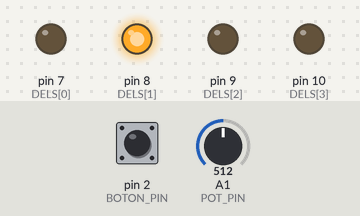
Recording of a sketch running on a simulated Arduino Uno, built with avr-gcc and run on an emulated ATmega328P. Shown: output pins drawn as LEDs (lit = HIGH). The test bench sets the inputs (shaded band); at power-on: A1 (POT_PIN) = 512, pin 2 (BOTON_PIN) HIGH.

Above: at 1.2 s.
1.3 s: A1 (POT_PIN) set to 547
2.8 s: A1 (POT_PIN) set to 571
At 3.3 s:
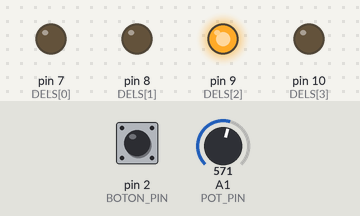
4.3 s: A1 (POT_PIN) set to 306
At 5.5 s:
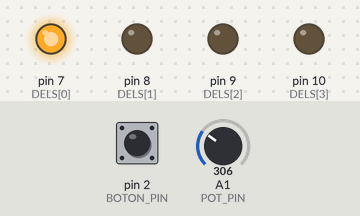
5.8 s: A1 (POT_PIN) set to 316
At 6.8 s:
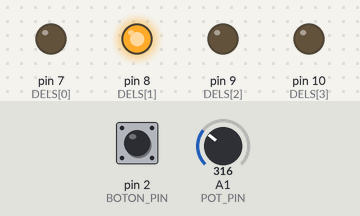
8.9 s: A1 (POT_PIN) set to 900
At 9.2 s:
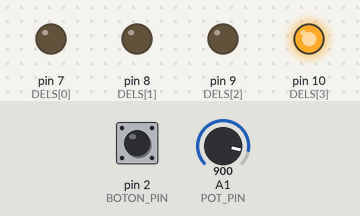
Timing chart, 0 to 11.4 s (numbered marks = the images above; inputs shaded):
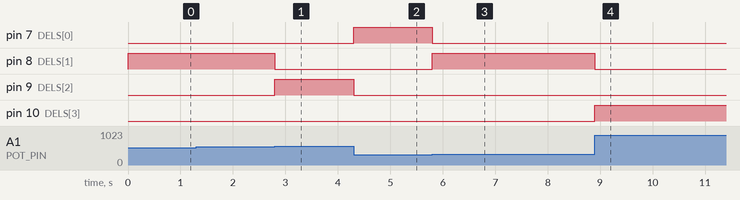

The sketch:

0sx_labo_02.ino
```cpp
const int DELS[4] = { 7, 8, 9, 10 };                      // Roynel Fonseca
const int DELS_SIZE = sizeof(DELS) / sizeof(DELS[0]);     // Nro étudiant : 2510948
const int BOTON_PIN = 2;
const int POT_PIN = A1;
unsigned long potValue = 0;
static int botonState = HIGH;
String percent;


void setup() {
  Serial.begin(9600);

  pinMode(BOTON_PIN, INPUT_PULLUP);

  for (int i = 0; i < DELS_SIZE; i++) {
    pinMode(DELS[i], OUTPUT);
  }
}

void lightUpDelsOdd(unsigned long potValue){
  static int STATES_DELS[4];

  if(potValue <= 5){
    STATES_DELS[0] = HIGH;
    STATES_DELS[1] = LOW;
    STATES_DELS[2] = LOW;
    STATES_DELS[3] = LOW;
  }
  else if(potValue <= 10){
    STATES_DELS[0] = HIGH;
    STATES_DELS[1] = HIGH;
    STATES_DELS[2] = LOW;
    STATES_DELS[3] = LOW;
  }
  else if(potValue <= 15){
    STATES_DELS[0] = HIGH;
    STATES_DELS[1] = HIGH;
    STATES_DELS[2] = HIGH;
    STATES_DELS[3] = LOW;
  }
  else{
    for(int i = 0; i < 4; i++){
      STATES_DELS[i] = HIGH;
    }
  }

  digitalWrite(DELS[0], STATES_DELS[0]);
  digitalWrite(DELS[1], STATES_DELS[1]);
  digitalWrite(DELS[2], STATES_DELS[2]);
  digitalWrite(DELS[3], STATES_DELS[3]);
}

void lightUpDelsPair(unsigned long potValue){
  static int STATES_DELS[4];

  for(int i = 0; i < 4; i++){
    STATES_DELS[i] = LOW;
  }

  if(potValue <= 5){
    STATES_DELS[0] = HIGH;
  }
  else if(potValue <= 10){
    STATES_DELS[1] = HIGH;
  }
  else if(potValue <= 15){
    STATES_DELS[2] = HIGH;
  }
  else{
    STATES_DELS[3] = HIGH;
  }

  for(int i = 0; i < 4; i++){
    digitalWrite(DELS[i], STATES_DELS[i]);
  }
}

void displayPercent(unsigned long potValue, int botonState){
  unsigned previousPotValue;
  static int previousState = HIGH;

  while(!botonState){
    if(potValue <= 5){
      percent = "[!!!!!...............]   25%";
    }
    else if(potValue <= 10){
      percent = "[!!!!!!!!!!..........]   50%";
    }
    else if(potValue <= 15){
      percent = "[!!!!!!!!!!!!!!!.....]   75%";
    }
    else{
      percent = "[!!!!!!!!!!!!!!!!!!!!]   100%";
    }

    if(previousState != botonState && potValue != previousPotValue){
      Serial.println(percent);
      previousPotValue = potValue;
    }

    botonState = digitalRead(BOTON_PIN);
  }
  previousState = botonState;
}

void loop() {
  // 1. Lit la valeur du potentiomètre et la convertit en une échelle de 0 à 20

  potValue = analogRead(POT_PIN);

  potValue = map(potValue, 0, 1023, 0, 20);

  // Lire la valeur du bouton

  botonState = digitalRead(BOTON_PIN);


  lightUpDelsPair(potValue); // Allumer les leds

  displayPercent(potValue, botonState); // afficher la progression de l'état des leds

}
```

Measured:
- the behaviour switches between 562 and 563 on A1 (POT_PIN) (found by bisection; images 0 and 1)
- the behaviour switches between 306 and 307 on A1 (POT_PIN) (found by bisection; images 2 and 3)
- after the input at 1.3 s, every drawn part: stays the same
- after the input at 2.8 s, pin 8 (DELS[1]): HIGH → LOW at once; pin 9 (DELS[2]): LOW → HIGH at once
- after the input at 4.3 s, pin 7 (DELS[0]): LOW → HIGH at once; pin 9 (DELS[2]): HIGH → LOW at once
- after the input at 5.8 s, pin 7 (DELS[0]): HIGH → LOW at once; pin 8 (DELS[1]): LOW → HIGH at once
- after the input at 8.9 s, pin 8 (DELS[1]): HIGH → LOW at once; pin 10 (DELS[3]): LOW → HIGH at once
